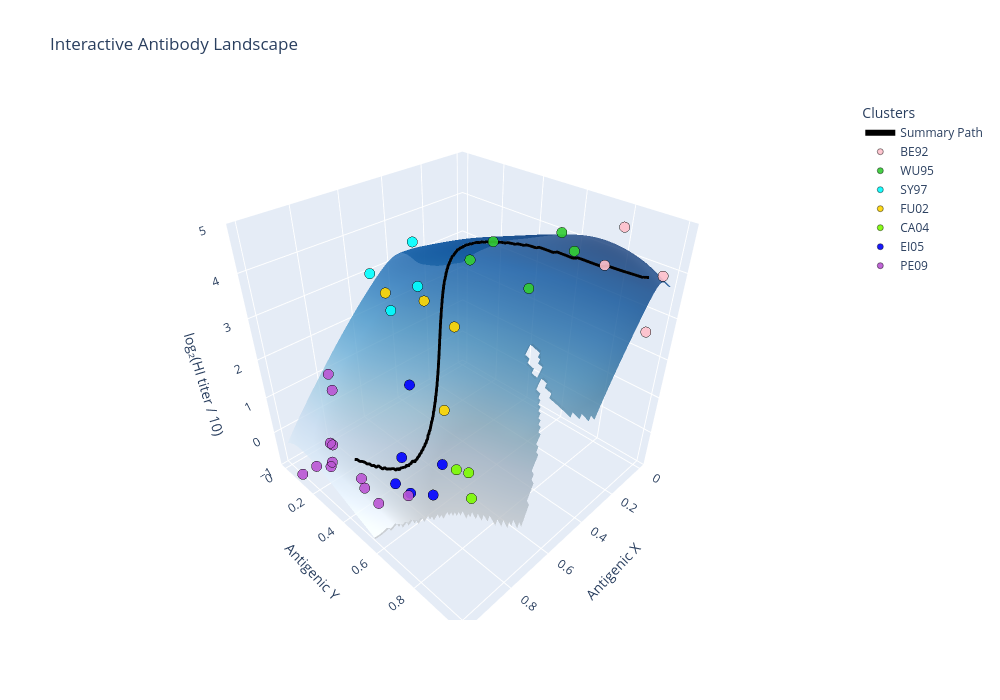

Notebook code cell kept with this figure:
### Code cell
# === Step 1: Flatten the surface for Plotly ===
x_flat = xj.flatten()
y_flat = yj.flatten()
z_flat = masked_z.flatten()
valid = ~np.isnan(z_flat)

# === Step 2: Create Surface ===
surface = go.Surface(
    x=xj,
    y=yj,
    z=masked_z,
    colorscale='Blues',
    showscale=False,
    opacity=0.8,
    cmin=np.nanmin(masked_z),
    cmax=np.nanmax(masked_z),
    name='Surface'
)


# === Step 3: Create summary path ===
#clip z to -1
z_path_valid_3d=np.clip(z_path_valid,-1,z_path_valid.max())
summary_path = go.Scatter3d(
    x=x_path_valid,
    y=y_path_valid,
    z=z_path_valid_3d,
    mode='lines',
    line=dict(color='black', width=6),
    name='Summary Path'
)

# === Step 4: Cluster-colored virus points ===
cluster_traces = []
for cluster in unique_clusters:
    cluster_idx = cluster_label == cluster
    trace = go.Scatter3d(
        x=X[cluster_idx],
        y=Y[cluster_idx],
        z=Z[cluster_idx],
        mode='markers',
        marker=dict(
            size=6,
            color=color_map[cluster],
            line=dict(color='black', width=0.5),
            opacity=0.9
        ),
        name=f'{cluster}'
    )
    cluster_traces.append(trace)

# === Step 5: Combine all traces ===
fig = go.Figure(data=[surface, summary_path] + cluster_traces)

# === Step 6: Layout ===
fig.update_layout(
    title='Interactive Antibody Landscape',
    scene=dict(
        xaxis_title='Antigenic X',
        yaxis_title='Antigenic Y',
        zaxis_title='log₂(HI titer / 10)',
        zaxis=dict(range=[-1, Z.max()])
    ),
    width=1000,
    height=700,
    legend=dict(title='Clusters')
)

fig.show()

### Figure 1 — Plotly figure (JSON) as saved in the notebook; plotly's stock layout.template omitted (floating-point values rounded to 4 significant figures; data arrays with more than 128 entries replaced by an {"elided": "..."} marker saying what was removed)
{"data": [{"cmax": 4.192, "cmin": -0.9982, "colorscale": [[0, "rgb(247,251,255)"], [0.125, "rgb(222,235,247)"], [0.25, "rgb(198,219,239)"], [0.375, "rgb(158,202,225)"], [0.5, "rgb(107,174,214)"], [0.625, "rgb(66,146,198)"], [0.75, "rgb(33,113,181)"], [0.875, "rgb(8,81,156)"], [1, "rgb(8,48,107)"]], "name": "Surface", "opacity": 0.8, "showscale": false, "type": "surface", "x": {"elided": "100x100 float values"}, "y": {"elided": "100x100 float values"}, "z": {"elided": "100x100 float values"}}, {"line": {"color": "black", "width": 6}, "mode": "lines", "name": "Summary Path", "type": "scatter3d", "x": {"elided": "200 float values"}, "y": {"elided": "200 float values"}, "z": {"elided": "200 float values"}}, {"marker": {"color": "pink", "line": {"color": "black", "width": 0.5}, "opacity": 0.9, "size": 6}, "mode": "markers", "name": "BE92", "type": "scatter3d", "x": [0.1138, 0.1211, 0.1598, 0.04352], "y": [0.8006, 1, 0.8793, 0.9832], "z": [4, 3, 5, 4]}, {"marker": {"color": "limegreen", "line": {"color": "black", "width": 0.5}, "opacity": 0.9, "size": 6}, "mode": "markers", "name": "WU95", "type": "scatter3d", "x": [0, 0.2429, 0.1524, 0.1668, 0.09717], "y": [0.5297, 0.4013, 0.1953, 0.5219, 0.6602], "z": [4, 4, 3, 3, 4]}, {"marker": {"color": "cyan", "line": {"color": "black", "width": 0.5}, "opacity": 0.9, "size": 6}, "mode": "markers", "name": "SY97", "type": "scatter3d", "x": [0.4542, 0.4543, 0.459, 0.5181], "y": [0.1935, 0.2116, 0.04065, 0], "z": [4, 3, 2, 3]}, {"marker": {"color": "gold", "line": {"color": "black", "width": 0.5}, "opacity": 0.9, "size": 6}, "mode": "markers", "name": "FU02", "type": "scatter3d", "x": [0.5735, 0.5573, 0.5115, 0.6011], "y": [0.1646, 0.5174, 0.3115, 0.504], "z": [3, 3, 3, 1]}, {"marker": {"color": "lawngreen", "line": {"color": "black", "width": 0.5}, "opacity": 0.9, "size": 6}, "mode": "markers", "name": "CA04", "type": "scatter3d", "x": [0.6071, 0.6619, 0.6408], "y": [0.6561, 0.6292, 0.6727], "z": [-1, 0, 0]}, {"marker": {"color": "blue", "line": {"color": "black", "width": 0.5}, "opacity": 0.9, "size": 6}, "mode": "markers", "name": "EI05", "type": "scatter3d", "x": [0.8677, 0.6801, 0.7007, 0.736, 0.764, 0.7573], "y": [0.5232, 0.5725, 0.5369, 0.4753, 0.4359, 0.467], "z": [0, 0, -1, 2, 0, -1]}, {"marker": {"color": "mediumorchid", "line": {"color": "black", "width": 0.5}, "opacity": 0.9, "size": 6}, "mode": "markers", "name": "PE09", "type": "scatter3d", "x": [0.9395, 0.96, 1, 0.8793, 0.7721, 0.9823, 0.9093, 0.9347, 0.9086, 0.965, 0.8987, 0.9434], "y": [0.4154, 0.4613, 0.07815, 0.4193, 0.4709, 0.2856, 0.1773, 0.07985, 0.1926, 0.2697, 0.2239, 0.31], "z": [0, 0, -1, -1, -1, 0, 0, -1, 0, 0, 2, 2]}], "layout": {"height": 700, "legend": {"title": {"text": "Clusters"}}, "scene": {"xaxis": {"title": {"text": "Antigenic X"}}, "yaxis": {"title": {"text": "Antigenic Y"}}, "zaxis": {"range": [-1, 5], "title": {"text": "log₂(HI titer / 10)"}}}, "title": {"text": "Interactive Antibody Landscape"}, "width": 1000}}
